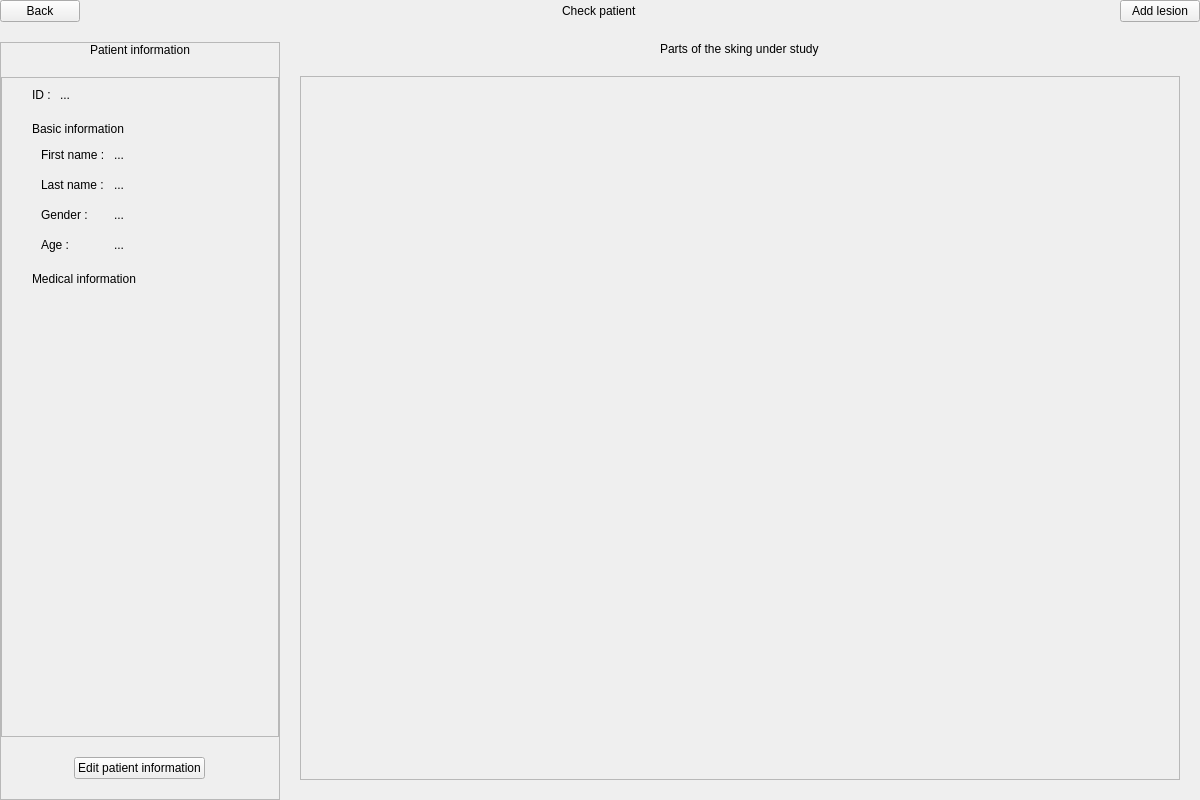
<?xml version="1.0" encoding="UTF-8"?>
<ui version="4.0">
 <class>check_patient</class>
 <widget class="QWidget" name="check_patient">
  <property name="geometry">
   <rect>
    <x>0</x>
    <y>0</y>
    <width>1200</width>
    <height>800</height>
   </rect>
  </property>
  <property name="windowTitle">
   <string>Loggin</string>
  </property>
  <property name="styleSheet">
   <string notr="true"/>
  </property>
  <layout class="QVBoxLayout" name="verticalLayout_2">
   <property name="spacing">
    <number>0</number>
   </property>
   <property name="leftMargin">
    <number>0</number>
   </property>
   <property name="topMargin">
    <number>0</number>
   </property>
   <property name="rightMargin">
    <number>0</number>
   </property>
   <property name="bottomMargin">
    <number>0</number>
   </property>
   <item>
    <layout class="QHBoxLayout" name="ly_navigator" stretch="1,1,1">
     <property name="topMargin">
      <number>0</number>
     </property>
     <item alignment="Qt::AlignLeft">
      <widget class="NavigatorButton" name="bt_back">
       <property name="text">
        <string>Back</string>
       </property>
      </widget>
     </item>
     <item alignment="Qt::AlignHCenter">
      <widget class="Label" name="lb_title">
       <property name="text">
        <string>Check patient</string>
       </property>
      </widget>
     </item>
     <item alignment="Qt::AlignRight">
      <widget class="NavigatorButton" name="bt_add_lesion">
       <property name="text">
        <string>Add lesion</string>
       </property>
      </widget>
     </item>
    </layout>
   </item>
   <item>
    <layout class="QHBoxLayout" name="ly_center">
     <property name="spacing">
      <number>20</number>
     </property>
     <property name="topMargin">
      <number>20</number>
     </property>
     <item>
      <widget class="QFrame" name="c_patient_information">
       <property name="minimumSize">
        <size>
         <width>280</width>
         <height>0</height>
        </size>
       </property>
       <property name="maximumSize">
        <size>
         <width>280</width>
         <height>16777215</height>
        </size>
       </property>
       <property name="frameShape">
        <enum>QFrame::StyledPanel</enum>
       </property>
       <property name="frameShadow">
        <enum>QFrame::Raised</enum>
       </property>
       <layout class="QVBoxLayout" name="verticalLayout">
        <property name="spacing">
         <number>20</number>
        </property>
        <property name="leftMargin">
         <number>0</number>
        </property>
        <property name="topMargin">
         <number>0</number>
        </property>
        <property name="rightMargin">
         <number>0</number>
        </property>
        <property name="bottomMargin">
         <number>0</number>
        </property>
        <item alignment="Qt::AlignHCenter">
         <widget class="Label" name="lb_patient_information">
          <property name="maximumSize">
           <size>
            <width>16777215</width>
            <height>20</height>
           </size>
          </property>
          <property name="text">
           <string>Patient information</string>
          </property>
         </widget>
        </item>
        <item>
         <widget class="QScrollArea" name="scrollArea">
          <property name="widgetResizable">
           <bool>true</bool>
          </property>
          <widget class="QWidget" name="c_patient_information_content">
           <property name="geometry">
            <rect>
             <x>0</x>
             <y>0</y>
             <width>276</width>
             <height>648</height>
            </rect>
           </property>
           <layout class="QVBoxLayout" name="verticalLayout_5">
            <property name="leftMargin">
             <number>30</number>
            </property>
            <property name="topMargin">
             <number>0</number>
            </property>
            <property name="rightMargin">
             <number>0</number>
            </property>
            <item>
             <layout class="QVBoxLayout" name="ly_patient_information">
              <property name="spacing">
               <number>20</number>
              </property>
              <property name="topMargin">
               <number>10</number>
              </property>
              <item>
               <layout class="QFormLayout" name="ly_id">
                <property name="horizontalSpacing">
                 <number>9</number>
                </property>
                <property name="topMargin">
                 <number>0</number>
                </property>
                <item row="0" column="0">
                 <widget class="Label" name="lb_id">
                  <property name="text">
                   <string>ID :</string>
                  </property>
                 </widget>
                </item>
                <item row="0" column="1">
                 <widget class="Label" name="i_id">
                  <property name="text">
                   <string>...</string>
                  </property>
                 </widget>
                </item>
               </layout>
              </item>
              <item>
               <layout class="QVBoxLayout" name="ly_basic_information">
                <property name="spacing">
                 <number>12</number>
                </property>
                <item>
                 <widget class="Label" name="lb_basic_information">
                  <property name="maximumSize">
                   <size>
                    <width>16777215</width>
                    <height>20</height>
                   </size>
                  </property>
                  <property name="text">
                   <string>Basic information</string>
                  </property>
                 </widget>
                </item>
                <item>
                 <layout class="QFormLayout" name="ly_bi_content">
                  <property name="horizontalSpacing">
                   <number>9</number>
                  </property>
                  <property name="verticalSpacing">
                   <number>16</number>
                  </property>
                  <property name="leftMargin">
                   <number>9</number>
                  </property>
                  <property name="topMargin">
                   <number>0</number>
                  </property>
                  <property name="rightMargin">
                   <number>0</number>
                  </property>
                  <property name="bottomMargin">
                   <number>0</number>
                  </property>
                  <item row="0" column="0">
                   <widget class="Label" name="lb_first_name">
                    <property name="text">
                     <string>First name :</string>
                    </property>
                   </widget>
                  </item>
                  <item row="0" column="1">
                   <widget class="Label" name="i_first_name">
                    <property name="text">
                     <string>...</string>
                    </property>
                   </widget>
                  </item>
                  <item row="1" column="0">
                   <widget class="Label" name="lb_last_name">
                    <property name="text">
                     <string>Last name :</string>
                    </property>
                   </widget>
                  </item>
                  <item row="1" column="1">
                   <widget class="Label" name="i_last_name">
                    <property name="text">
                     <string>...</string>
                    </property>
                   </widget>
                  </item>
                  <item row="2" column="0">
                   <widget class="Label" name="lb_gender">
                    <property name="text">
                     <string>Gender :</string>
                    </property>
                   </widget>
                  </item>
                  <item row="2" column="1">
                   <widget class="Label" name="i_gender">
                    <property name="text">
                     <string>...</string>
                    </property>
                   </widget>
                  </item>
                  <item row="3" column="0">
                   <widget class="Label" name="leb_age">
                    <property name="text">
                     <string>Age :</string>
                    </property>
                   </widget>
                  </item>
                  <item row="3" column="1">
                   <widget class="Label" name="i_age">
                    <property name="text">
                     <string>...</string>
                    </property>
                   </widget>
                  </item>
                 </layout>
                </item>
               </layout>
              </item>
              <item>
               <layout class="QVBoxLayout" name="ly_medical_information">
                <property name="spacing">
                 <number>12</number>
                </property>
                <item>
                 <widget class="Label" name="lb_medical_information">
                  <property name="maximumSize">
                   <size>
                    <width>16777215</width>
                    <height>20</height>
                   </size>
                  </property>
                  <property name="text">
                   <string>Medical information</string>
                  </property>
                 </widget>
                </item>
                <item>
                 <layout class="QFormLayout" name="ly_mi_content">
                  <property name="horizontalSpacing">
                   <number>9</number>
                  </property>
                  <property name="verticalSpacing">
                   <number>16</number>
                  </property>
                  <property name="leftMargin">
                   <number>9</number>
                  </property>
                  <property name="topMargin">
                   <number>9</number>
                  </property>
                  <property name="rightMargin">
                   <number>9</number>
                  </property>
                  <property name="bottomMargin">
                   <number>9</number>
                  </property>
                 </layout>
                </item>
               </layout>
              </item>
             </layout>
            </item>
            <item>
             <spacer name="verticalSpacer">
              <property name="orientation">
               <enum>Qt::Vertical</enum>
              </property>
              <property name="sizeHint" stdset="0">
               <size>
                <width>20</width>
                <height>40</height>
               </size>
              </property>
             </spacer>
            </item>
           </layout>
          </widget>
         </widget>
        </item>
        <item>
         <layout class="QVBoxLayout" name="verticalLayout_3">
          <property name="bottomMargin">
           <number>20</number>
          </property>
          <item alignment="Qt::AlignHCenter">
           <widget class="Button" name="bt_edit_patient_info">
            <property name="text">
             <string>Edit patient information</string>
            </property>
           </widget>
          </item>
         </layout>
        </item>
       </layout>
      </widget>
     </item>
     <item>
      <layout class="QVBoxLayout" name="ly_right">
       <property name="rightMargin">
        <number>20</number>
       </property>
       <property name="bottomMargin">
        <number>20</number>
       </property>
       <item alignment="Qt::AlignHCenter">
        <widget class="Label" name="lb_title_2">
         <property name="maximumSize">
          <size>
           <width>16777215</width>
           <height>20</height>
          </size>
         </property>
         <property name="text">
          <string>Parts of the sking under study</string>
         </property>
        </widget>
       </item>
       <item>
        <widget class="QScrollArea" name="sc_skin_lesions_preview">
         <property name="widgetResizable">
          <bool>true</bool>
         </property>
         <widget class="QWidget" name="c_skin_lesions_preview">
          <property name="geometry">
           <rect>
            <x>0</x>
            <y>0</y>
            <width>875</width>
            <height>708</height>
           </rect>
          </property>
          <layout class="QVBoxLayout" name="verticalLayout_6">
           <item>
            <layout class="QVBoxLayout" name="ly_skin_lesions_preview">
             <property name="spacing">
              <number>40</number>
             </property>
            </layout>
           </item>
           <item>
            <spacer name="verticalSpacer_4">
             <property name="orientation">
              <enum>Qt::Vertical</enum>
             </property>
             <property name="sizeType">
              <enum>QSizePolicy::Expanding</enum>
             </property>
             <property name="sizeHint" stdset="0">
              <size>
               <width>20</width>
               <height>40</height>
              </size>
             </property>
            </spacer>
           </item>
          </layout>
         </widget>
        </widget>
       </item>
      </layout>
     </item>
    </layout>
   </item>
  </layout>
 </widget>
 <customwidgets>
  <customwidget>
   <class>Label</class>
   <extends>QLabel</extends>
   <header>.promoted.label</header>
  </customwidget>
  <customwidget>
   <class>NavigatorButton</class>
   <extends>QPushButton</extends>
   <header>.promoted.navigator_button</header>
  </customwidget>
  <customwidget>
   <class>Button</class>
   <extends>QPushButton</extends>
   <header>.promoted.button</header>
  </customwidget>
 </customwidgets>
 <resources/>
 <connections/>
</ui>
